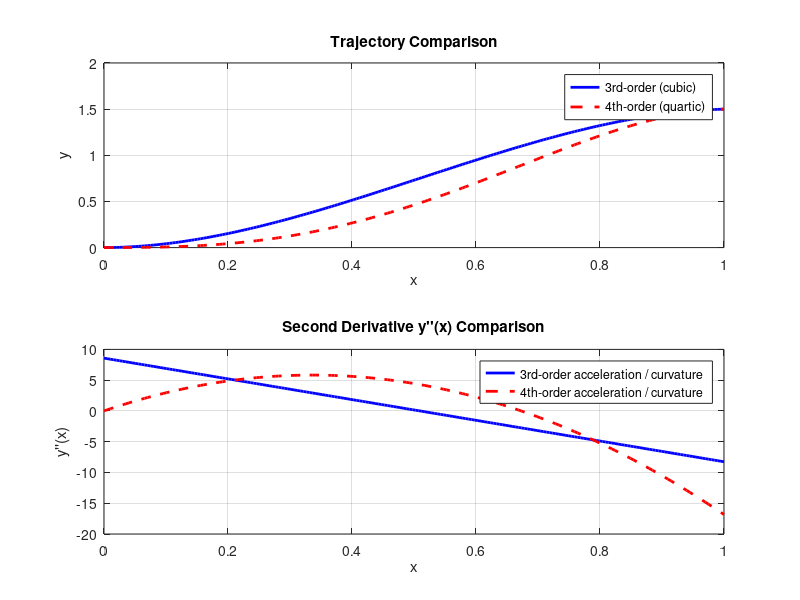

The MATLAB script that drew this image:
%% Comparison of 3rd-order vs 4th-order Polynomial Trajectories
clear; close all; clc;

%% Robot / motion setup
x0 = 0;          % start x
y0 = 0;          % start y
theta0 = 1*pi/180;

xf = 1;          % goal x
yf = 1.5;        % goal y
thetaf = 10*pi/180;

%% ==============================================================
%                       3rd-ORDER POLYNOMIAL
% ==============================================================

% 4 constraints (start/end position + start/end slope)
A3 = [ x0^3, x0^2, x0, 1;
       3*x0^2, 2*x0, 1, 0;
       xf^3, xf^2, xf, 1;
       3*xf^2, 2*xf, 1, 0 ];

b3 = [ y0;
       tan(theta0);
       yf;
       tan(thetaf) ];

a3p = A3 \ b3;

a3_3 = a3p(1);
a3_2 = a3p(2);
a3_1 = a3p(3);
a3_0 = a3p(4);

%% ==============================================================
%                       4th-ORDER POLYNOMIAL
% ==============================================================

% 5 constraints (position, slope, zero curvature)
A4 = [ ...
    x0^4,        x0^3,        x0^2,   x0, 1;   % y(0)
    4*x0^3,      3*x0^2,      2*x0,   1,  0;   % y'(0)
    12*x0^2,     6*x0,        2,      0,  0;   % y''(0)=0
    xf^4,        xf^3,        xf^2,   xf, 1;   % y(xf)
    4*xf^3,      3*xf^2,      2*xf,   1,  0 ]; % y'(xf)

b4 = [ y0;
       tan(theta0);
       0;              % curvature at start
       yf;
       tan(thetaf) ];

a4p = A4 \ b4;

a4_4 = a4p(1);
a4_3 = a4p(2);
a4_2 = a4p(3);
a4_1 = a4p(4);
a4_0 = a4p(5);

%% ==============================================================
%                  Evaluate both trajectories
% ==============================================================

x = linspace(x0, xf, 200);

% Cubic polynomial
y_cubic = a3_3*x.^3 + a3_2*x.^2 + a3_1*x + a3_0;
y2_cubic = 6*a3_3*x + 2*a3_2;   % second derivative

% Quartic polynomial
y_quartic = a4_4*x.^4 + a4_3*x.^3 + a4_2*x.^2 + a4_1*x + a4_0;
y2_quartic = 12*a4_4*x.^2 + 6*a4_3*x + 2*a4_2;

%% ==============================================================
%                           Plot results
% ==============================================================

figure;

% ------------------ TOP PLOT: Trajectories ---------------------
subplot(2,1,1);
plot(x, y_cubic, 'b-', 'LineWidth', 2); hold on;
plot(x, y_quartic, 'r--', 'LineWidth', 2);
legend('3rd-order (cubic)', '4th-order (quartic)');
title('Trajectory Comparison');
xlabel('x'); ylabel('y');
grid on;

% ------------------ BOTTOM PLOT: y''''(x) -----------------------
subplot(2,1,2);
plot(x, y2_cubic, 'b-', 'LineWidth', 2); hold on;
plot(x, y2_quartic, 'r--', 'LineWidth', 2);
legend('3rd-order acceleration / curvature', ...
       '4th-order acceleration / curvature');
title('Second Derivative y''''(x) Comparison');
xlabel('x'); ylabel('y''''(x)');
grid on;
